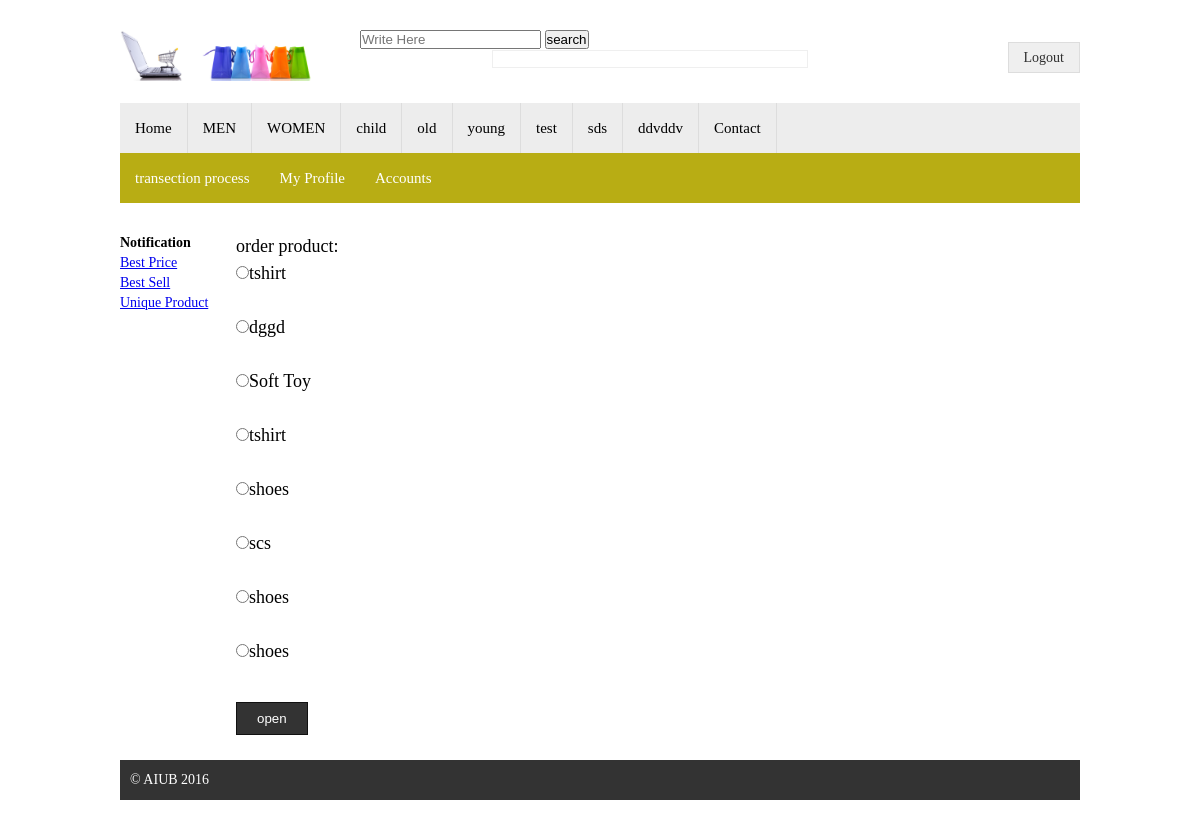
The app's page /user3.php (signed in) with its own data.
### tables this page shows
CREATE TABLE `category` (
  `id` int(6) UNSIGNED NOT NULL,
  `category_name` varchar(100) NOT NULL,
  `signup_date` timestamp NOT NULL DEFAULT CURRENT_TIMESTAMP ON UPDATE CURRENT_TIMESTAMP
);

CREATE TABLE `payment` (
  `id` int(6) UNSIGNED NOT NULL,
  `userid` varchar(100) NOT NULL,
  `location` varchar(100) NOT NULL,
  `phonenumber` int(24) NOT NULL,
  `email` varchar(24) NOT NULL,
  `days` int(24) NOT NULL,
  `productid` int(6) NOT NULL,
  `quantity` int(20) NOT NULL,
  `productname` varchar(24) NOT NULL,
  `accountspay` int(24) NOT NULL,
  `accountrec` int(100) NOT NULL,
  `emp` varchar(24) NOT NULL,
  `signup_date` timestamp NOT NULL DEFAULT CURRENT_TIMESTAMP ON UPDATE CURRENT_TIMESTAMP
);

### user3.php (the view, shortened to what this page needs)
<!DOCTYPE html>
<html>
<head>
	<link rel="stylesheet" type="text/css" href="style.css">
</head>
<form action="user4.php" method="post">
		<body>
	<div class="signup">
	<?php require 'template/header.php'; ?>
		<?php require 'template/menu2.php'; ?>
<div class="maincontent">
			<div class="content">
<?php
$a=$_SESSION['userId'];
$conn = mysqli_connect("localhost", "root", "rafsan","sp1");
$sq2 = "SELECT * FROM payment";
$result = mysqli_query($conn, $sq2)or die(mysqli_error());
echo "order product:"."</br>";
if (mysqli_num_rows($result) > 0) {
    while($row = mysqli_fetch_assoc($result)) {
		if($row["userid"]==$a){
		echo '<input type="radio" name="e1" value="'.$row["id"].'">'.$row["productname"]."</br>"."</br>";
	   }
	}
}
?>
<input type="submit" value="open">
</form>
<div class="sidebar">
			<?php require 'template/sidemenu.php'; ?>
			</div>
		<div class="footer">
			<p>&copy; AIUB 2016</p>
		</div>
</body>
</html>

### template/menu2.php (shortened to what this page needs)
<div class="mainmenu">
	<ul>
		<li><a href="index.php">Home</a></li>
		<?php
			$mysqli = new mysqli("localhost","root","","sp1");
			$menusql = "SELECT * FROM category";
			$menuCategory = $mysqli->query($menusql);
			$check_menuCategory = $menuCategory->num_rows;
			if ($check_menuCategory > 0) {
			    while ($menuCategories = $menuCategory->fetch_object()) { ?>
		    		<li><a href="categoryProduct.php?id=<?php echo $menuCategories->id; ?>"><?php echo $menuCategories->category_name; ?></a></li>
	  			<?php }
			}
		?>
		<li><a href="">Contact</a></li>
	</ul>
</div>
	<div class="adminMenu">
		<ul>
			<li><a href="user1.php">transection process</a></li>
			<li><a href="profile2.php">My Profile</a></li>
			<li><a href="user3.php">Accounts</a></li>
		</ul>
	</div>

### style.css (style rules this page uses)
* { margin: 0;padding: 0 }
body { font-family: arial\\\\\\; font-size: 14px; line-height: 20px; color: #000; }
.signup { width:960px; margin: 30px auto; display: block; overflow: hidden; }
.mainmenu { background:#ededed; overflow: hidden; }
.mainmenu ul { margin-bottom:0px; padding: 0; list-style: none; }
.mainmenu ul li { float: left; border-right: 1.5px solid #ddd; }
.mainmenu ul li a { display: block; color: #000; padding: 15px 15px; text-decoration: none; font-size: 15px; }
.adminMenu { background:#B8AD14; overflow: hidden; }
.adminMenu ul { margin-bottom:0px; padding: 0; list-style: none; }
.adminMenu ul li { float: left; color: }
.adminMenu ul li a { display: block; color: #fff; padding: 15px 15px; text-decoration: none; font-size: 15px; }
.maincontent { overflow: hidden; margin-top: 30px; }
.content { float: right; width: 700px; margin-right:15%; line-height: 1.5; font-size:18px; }
.content input[type=submit] { padding: 8px 20px; background-color: #333; border: 1px solid #111; color: #fff; cursor: pointer; margin-top: 10px; }
.footer { background:#333; color: #fff; margin-top: 25px; padding: 10px; }

### records on screen
category: category_name "MEN"
category: category_name "WOMEN"
category: category_name "child"
category: category_name "old"
category: category_name "young"
category: category_name "test"
category: category_name "sds"
category: category_name "ddvddv"
payment: productname "tshirt"
payment: productname "dggd"
payment: productname "Soft Toy"
payment: productname "tshirt"
payment: productname "shoes"
payment: productname "scs"
payment: productname "shoes"
payment: productname "shoes"
